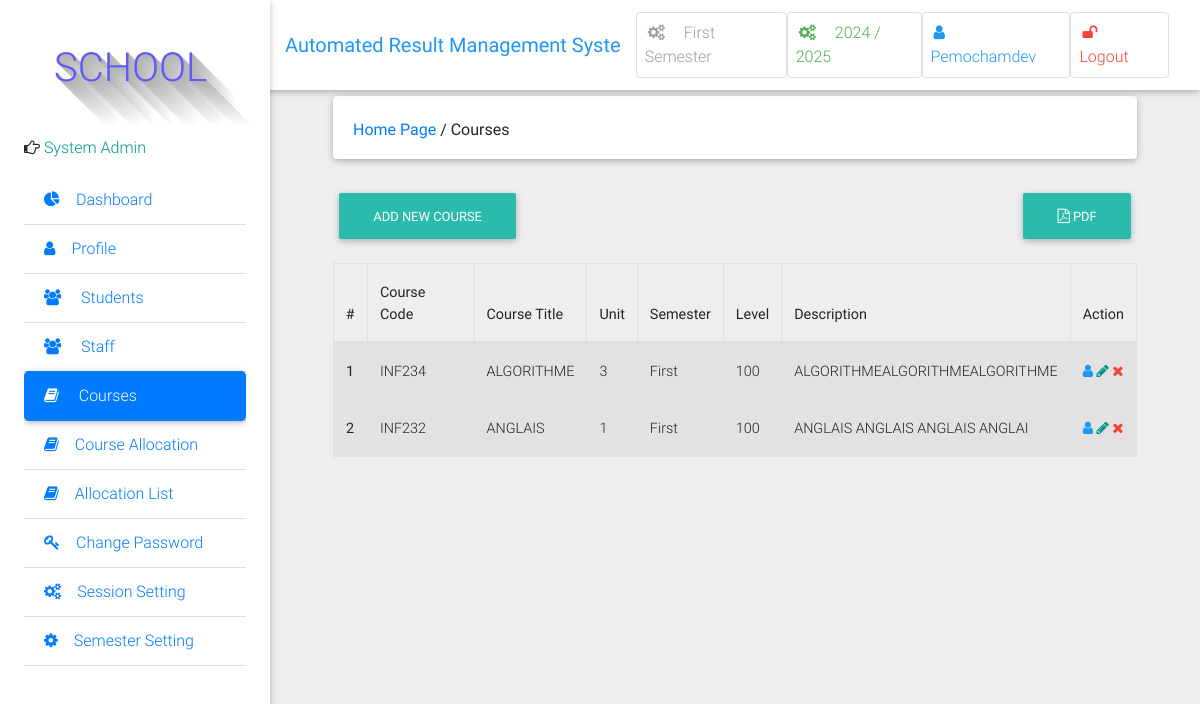
The page /courses/ (signed in) on the database as committed earlier.
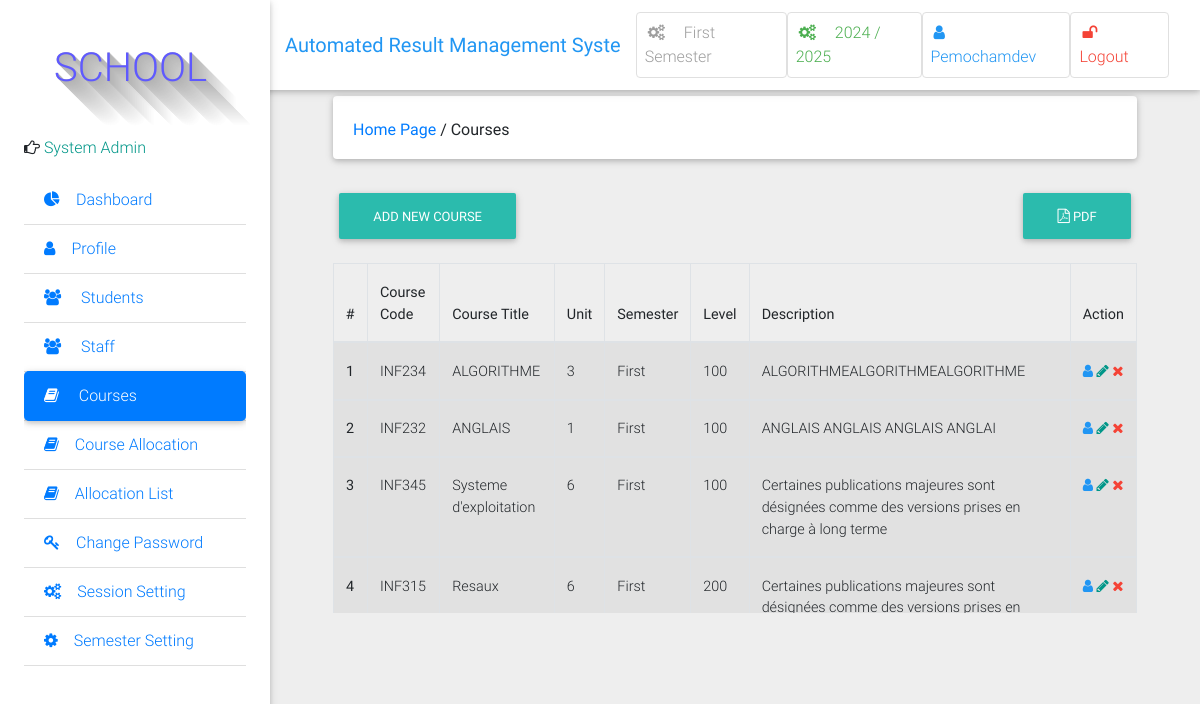
The same page on the database as committed later.
### learning/models.py (models this page shows, shortened)
class Semester(models.Model):
    semester = models.CharField(max_length=10, choices=SEMESTER, blank=True)
    is_current_semester = models.BooleanField(default=False, blank=True, null=True)
    session = models.ForeignKey(Session, on_delete=models.CASCADE, blank=True, null=True)
    next_semester_begins = models.DateField(null=True, blank=True)
    def __str__(self):
        return self.semester

class Session(models.Model):
    session = models.CharField(max_length=200, unique=True)
    is_current_session = models.BooleanField(default=False, blank=True, null=True)
    next_session_begins = models.DateField(blank=True, null=True)
    def __str__(self):
        return self.session

class User(AbstractUser):
    is_student = models.BooleanField(default=False)
    is_lecturer = models.BooleanField(default=False)
    phone = models.CharField(max_length=60, blank=True, null=True)
    address = models.CharField(max_length=60, blank=True, null=True)
    picture = models.ImageField(upload_to="pictures/", blank=True, null=True)
    email = models.EmailField(blank=True, null=True)
    username_validator = ASCIIUsernameValidator()

class Course(models.Model):
    courseTitle = models.CharField(max_length=200)
    courseCode = models.CharField(max_length=200, unique=True)
    courseUnit = models.CharField(max_length=200)
    description = models.TextField(max_length=200, blank=True)
    level = models.CharField(choices=LEVEL, max_length=3, blank=True)
    semester = models.CharField(choices=SEMESTER, max_length=200)
    is_elective = models.BooleanField(default=False, blank=True, null=True)

### learning/views.py (the view)
# urls.py: path('courses/', views.course_list, name="course_list"),
@login_required
@lecturer_required
def course_list(request):
    courses = Course.objects.all()
    context = {
        "courses":courses,
        }
    return render(request, 'course/course_list.html', context)

### learning/context_processors.py (called while the page is built)
def session_processor(request):
    current_session = Session.objects.get(is_current_session=True)
    return {"current_session": current_session}

def semester_processor(request):
    current_semester = Semester.objects.get(is_current_semester=True)
    return {"current_semester": current_semester}

### templates/course/course_list.html (shortened to what this page needs)
{% extends 'base.html' %}
{% block side_bar %}
    {% include 'partial_active_element.html' with active='course_list' %}
{% endblock side_bar %}
{% block content %}
<div class="container-fluid mt-5">
  <div class="card mb-4 wow fadeIn">
    <div class="card-body d-sm-flex justify-content-between">
        <h6 class="mb-2 mb-sm-0 pt-1">
            <a href="/">Home Page</a>
              <span>/</span>
              <span>Courses</span>
        </h6>
    </div>
  </div>
 {% if request.user.is_superuser %}
    <h6 class="mb-2 mb-sm-0 pt-1">
      <a href="{% url 'add_new_course' %}" class="btn btn-default btn-rounded mb-4">
        Add New Course
      </a>
      <a class="pull-right btn btn-default btn-rounded mb-3" href="" class="btn btn-default btn-rounded mb-4">
        <i class="fa fa-file-pdf-o" aria-hidden="true"></i> PDF
      </a>
    </h6>
 {% endif %}
<div class="table-wrapper-scroll-y">
  <table class="table table-bordered table-striped">
    <thead>
      <tr>
        <th scope="col">#</th>
        <th scope="col">Course Code</th>
        <th scope="col">Course Title</th>
        <th scope="col">Unit</th>
        <th scope="col">Semester</th>
        <th scope="col">Level</th>
        <th scope="col">Description</th>
        {% if request.user.is_superuser %}
        <th scope="col">Action</th>
        {% endif %}
      </tr>
    </thead>
    {% for course in courses %}
     <tbody>
        <tr>
          <th scope="row">{{ forloop.counter }}</th>
            <td>{{ course.courseCode }}</td>
            <td>{{ course.courseTitle }}</td>
            <td>{{ course.courseUnit }}</td>
            <td>{{ course.semester }}</td>
            <td>{{ course.level }}</td>
            <td>{{ course.description }}</td>
            {% if request.user.is_superuser %}
            <td>
              <a data-toggle="tooltip" title="view" class="blue-text"><i class="fa fa-user"></i></a>
              <a data-toggle="tooltip" href="{% url 'course_edit' pk=course.id%}" title="edit" class="teal-text"><i class="fa fa-pencil"></i></a>
              <a data-toggle="tooltip" href="{% url 'delete_course' pk=course.id %}" title="delete" class="red-text"><i class="fa fa-times"></i></a>
            </td>
            {% endif %}
        </tr>
    </tbody>
    {% endfor %}
  </table>
</div>
</div>
<br>
{% endblock %}

### templates/base.html (shortened to what this page needs)
{% load static %}
<!DOCTYPE html>
<html lang="en">
    <head>
        <link rel="stylesheet" href="https://maxcdn.bootstrapcdn.com/font-awesome/4.7.0/css/font-awesome.min.css">
        <link href="{% static 'css/bootstrap.min.css' %}" rel="stylesheet">
        <link href="{% static 'css/mdb.min.css' %}" rel="stylesheet">
        <link href="{% static 'css/style.css' %}" rel="stylesheet">
    </head>
    <body class="grey lighten-3">
    <header>
        <nav class="navbar fixed-top navbar-expand-lg navbar-light white scrolling-navbar">
            <div class="container-fluid">
                <a class="navbar-brand waves-effect" href="/">
                    <strong class="blue-text">Automated Result Management System</strong>
                </a>
                <div class="collapse navbar-collapse" id="navbarSupportedContent">
                    <ul class="navbar-nav nav-flex-icons">
                        <li class="nav-item">
                            <a href="{% if request.user.is_superuser %}{% url 'manage_semester' %}{% else %}#{% endif %}" class="nav-link border border-light grey-text rounded waves-effect">
                                <i class="fa fa-cogs mr-3"></i>{{ current_semester }} Semester
                            </a>
                        </li>
                        <li class="nav-item">
                            <a href="{% if request.user.is_superuser %}{% url 'manage_session' %}{% else %}#{% endif %}" class="nav-link border border-light green-text rounded waves-effect">
                                <i class="fa fa-cogs mr-3"></i>{{ current_session }}
                            </a>
                        </li>
                        <li class="nav-item">
                            <a href="{% url 'profile' %}" class="nav-link border border-light rounded waves-effect blue-text">
                                <i  class="fa fa-user mr-3"></i>{{ user|capfirst }}
                            </a>
                        </li>
                         <li class="nav-item">
                            <a href="/accounts/logout/" class="nav-link border border-light rounded waves-effect red-text">
                                <i class="fa fa-unlock mr-3"></i>Logout
                            </a>
                        </li>
                    </ul>
                </div>
            </div>
        </nav>
        <div class="sidebar-fixed position-fixed">
                <p style="margin-left: 30px;" id="icon" class="logo"> SCHOOL </p>
                {% if request.user.is_lecturer %}
                <p><i class="fa fa-hand-o-right" aria-hidden="true"></i>
                    <span class="teal-text text-center"> Course Lecturer</span></p>
                {% elif request.user.is_student %}
                <p><i class="fa fa-hand-o-right" aria-hidden="true"></i>
                    <span class="teal-text text-center"> Student</span></p>
                {% else %}
                <p><i class="fa fa-hand-o-right" aria-hidden="true"></i>
                    <span class="teal-text text-center"> System Admin</span></p>
                {% endif %}
            <div class="dashboard">
            {% block side_bar %}{% endblock side_bar %}
            </div>
        </div>
    </header>
    <main class="pt-5 mx-lg-5">
        {% block content%} {% endblock %}
    </main>
    <footer>
    	<a href="https://seal.beyondsecurity.com/vulnerability-scanner-verification/admi.vginfotec.xyz"></a>
    </footer>
    </body>
</html>

### templates/partial_active_element.html (shortened to what this page needs)
<div class="list-group list-group-flush">
    <a href="/" class="list-group-item
        {% if active == 'Dashboard' %} active {% endif %} waves-effect">
        <i class="fa fa-pie-chart mr-3" aria-hidden="true"></i>Dashboard</a>
    <a href="{% url 'profile' %}" class="list-group-item
        {% if active == 'Profile' %} active {% endif %} waves-effect">
        <i class="fa fa-user mr-3" aria-hidden="true"></i>Profile</a>
    {% if request.user.is_superuser %}
    <a href="{% url 'student_list' %}" class="list-group-item
        {% if active == 'students' %} active {% endif %} waves-effect">
        <i class="fa fa-users mr-3" aria-hidden="true"></i> Students</a>
        {% endif %}
    {% if request.user.is_superuser %}
    <a href="{% url 'staff_list' %}" class="list-group-item
        {% if active == 'staff' %} active {% endif %} waves-effect">
        <i class="fa  fa-users mr-3" aria-hidden="true"></i> Staff</a>
        {% endif %}
    {% if request.user.is_superuser %}
    <a href="{% url 'course_list' %}" class="list-group-item
        {% if active == 'course_list' %} active {% endif %} waves-effect">
        <i class="fa fa-book mr-3" aria-hidden="true"></i> Courses</a>
    {% elif request.user.is_lecturer %}
        <a href="{% url 'course_list' %}" class="list-group-item
        {% if active == 'course_list' %} active {% endif %} waves-effect">
        <i class="fa fa-book mr-3" aria-hidden="true"></i>View Courses</a>
    {% endif %}
    {% if request.user.is_superuser %}
    <a href="{% url 'course_allocation' %}" class="list-group-item
        {% if active == 'course_allocation' %} active {% endif %} waves-effect">
        <i class="fa fa-book mr-3" aria-hidden="true"></i>Course Allocation</a>
    {% endif %}
    {% if request.user.is_superuser or request.user.is_lecturer %}
    <a href="{% url 'course_allocation_view' %}" class="list-group-item
        {% if active == 'course_allocation_view' %} active {% endif %} waves-effect">
        <i class="fa fa-book mr-3" aria-hidden="true"></i>Allocation List</a>
    {% endif %}
    <a href="{% url 'change_password' %}" class="list-group-item
        {% if active == 'change_password' %} active {% endif %} waves-effect">
    <i class="fa  fa-key mr-3" aria-hidden="true"></i>Change Password</a>
    {% if request.user.is_superuser %}
    <a href="{% url 'manage_session' %}" class="list-group-item
        {% if active == 'manage_session' %} active {% endif %} waves-effect">
        <i class="fa  fa-cogs mr-3" aria-hidden="true"></i>Session Setting</a>
    {% endif %}
    {% if request.user.is_superuser %}
    <a href="{% url 'manage_semester' %}" class="list-group-item
        {% if active == 'manage_semester' %} active {% endif %} waves-effect">
        <i class="fa  fa-gear mr-3" aria-hidden="true"></i>Semester Setting</a>
    {% endif %}
    {% if request.user.is_superuser %}
    <a href="#" class="list-group-item
        {% if active == 'system_setting' %} active {% endif %} waves-effect">
        System setting</a>
    {% endif %}
</div>

### static/css/style.css (style rules this page uses)
.sidebar-fixed { height: 100vh; width: 270px; -webkit-box-shadow: 0 2px 5px 0 rgba(0, 0, 0, 0.16), 0 2px 10px 0 rgba(0, 0, 0, 0.12); box-shadow: 0 2px 5px 0 rgba(0, 0, 0, 0.16), 0 2px 10px 0 rgba(0, 0, 0, 0.12); z-index: 1050; background-color: #fff; padding: 1.5rem; padding-top: 0; }
.sidebar-fixed .list-group .active { -webkit-box-shadow: 0 2px 5px 0 rgba(0, 0, 0, 0.16), 0 2px 10px 0 rgba(0, 0, 0, 0.12); box-shadow: 0 2px 5px 0 rgba(0, 0, 0, 0.16), 0 2px 10px 0 rgba(0, 0, 0, 0.12); -webkit-border-radius: 5px; border-radius: 5px; }
@media (min-width: 1200px) { .navbar, .page-footer, main { padding-left: 270px; } }
.logo { text-shadow: rgb(179, 179, 179) 0px 0px 0px, rgb(180, 180, 180) 1px 1px 0px, rgb(182, 182, 182) 2px 2px 0px, rgb(184, 184, 184) 3px 3px 0px, rgb(185, 185, 185) 4px 4px 0px, rgb(187, 187, 187) 5px 5px 0px, rgb(189, 189, 189) 6px 6px 0px, rgb(190, 190, 190) 7px 7px 0px, rgb(192, 192, 192) 8px 8px 0px, rgb(194, 194, 194) 9px 9px 0px, rgb(195, 195, 195) 10px 10px 0px, rgb(197, 197, 197) 11px 11px 0px, rgb(199, 199, 199) 12px 12px 0px, rgb(201, 201, 201) 13px 13px 0px, rgb(202, 202, 202) 14px 14px 0px, rgb(204, 204, 204) 15px 15px 0px, rgb(206, 206, 206) 16px 16px 0px, rgb(207, 207, 207) 17px 17px 0px, rgb(209, 209, 209) 18px 18px 0px, rgb(211, 211, 211) 19px 19px 0px, rgb(212, 212, 212) 20px 20px 0px, rgb(214, 214, 214) 21px 21px 0px, rgb(216, 216, 216) 22px 22px 0px, rgb(218, 218, 218) 23px 23px 0px, rgb(219, 219, 219) 24px 24px 0px, rgb(221, 221, 221) 25px 25px 0px, rgb(223, 223, 223) 26px 26px 0px, rgb(224, 224, 224) 27px 27px 0px, rgb(226, 226, 226) 28px 28px 0px, rgb(228, 228, 228) 29px 29px 0px, rgb(230, 230, 230) 30px 30px 0px, rgb(231, 231, 231) 31px 31px 0px, rgb(233, 233, 233) 32px 32px 0px, rgb(235, 235, 235) 33px 33px 0px, rgb(236, 236, 236) 34px 34px 0px, rgb(238, 238, 238) 35px 35px 0px, rgb(240, 240, 240) 36px 36px 0px, rgb(241, 241, 241) 37px 37px 0px, rgb(243, 243, 243) 38px 38px 0px, rgb(245, 245, 245) 39px 39px 0px, rgb(247, 247, 247) 40px 40px 0px, rgb(248, 248, 248) 41px 41px 0px, rgb(250, 250, 250) 42px 42px 0px, rgb(252, 252, 252) 43px 43px 0px, rgb(253, 253, 253) 44px 44px 0px; font-size: 40px; color: rgb(95, 89, 255); height: 120px; width: 136px; line-height: 136px; border-radius: ; text-align: center; background-color: rgb(255, 255, 255); }

### templates/base.html (style rules this page uses)
.dashboard { display: block; max-height: 500px; overflow-y: auto; -ms-overflow-style: -ms-autohiding-scrollbar; }

### templates/course/course_list.html (style rules this page uses)
.table-wrapper-scroll-y { display: block; max-height: 350px; overflow-y: auto; -ms-overflow-style: -ms-autohiding-scrollbar; }

Rows that differ between the two databases and show on the page:
added Course: courseCode "INF345", courseTitle "Systeme d'exploitation", courseUnit "6", semester "First", level "100", description "Certaines publications majeures sont désignées comme des versions prises en charge à long terme"
added Course: courseCode "INF315", courseTitle "Resaux", courseUnit "6", semester "First", level "200", description "Certaines publications majeures sont désignées comme des versions prises en…"
